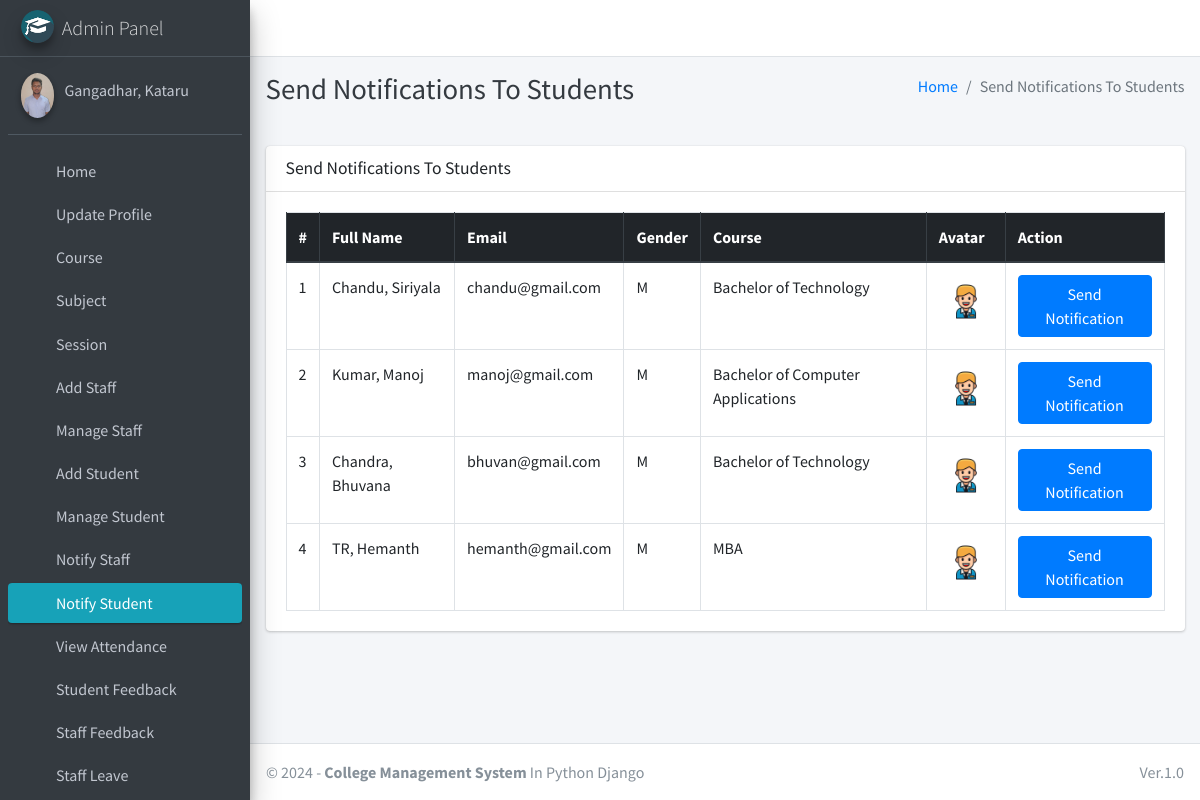
Page /admin_notify_student (signed in) on the committed database.
### main_app/models.py (models this page shows, shortened)
class CustomUser(AbstractUser):
    USER_TYPE = ((1, "HOD"), (2, "Staff"), (3, "Student"))
    GENDER = [("M", "Male"), ("F", "Female")]
    username = None  # Removed username, using email instead
    email = models.EmailField(unique=True)
    user_type = models.CharField(default=1, choices=USER_TYPE, max_length=1)
    gender = models.CharField(max_length=1, choices=GENDER)
    profile_pic = models.ImageField()
    address = models.TextField()
    fcm_token = models.TextField(default="")  # For firebase notifications
    created_at = models.DateTimeField(auto_now_add=True)
    updated_at = models.DateTimeField(auto_now=True)
    USERNAME_FIELD = "email"
    REQUIRED_FIELDS = []
    objects = CustomUserManager()
    def __str__(self):
        return self.last_name + ", " + self.first_name

class Student(models.Model):
    admin = models.OneToOneField(CustomUser, on_delete=models.CASCADE)
    course = models.ForeignKey(Course, on_delete=models.DO_NOTHING, null=True, blank=False)
    session = models.ForeignKey(Session, on_delete=models.DO_NOTHING, null=True)

class Course(models.Model):
    name = models.CharField(max_length=120)
    created_at = models.DateTimeField(auto_now_add=True)
    updated_at = models.DateTimeField(auto_now=True)

### main_app/hod_views.py (the view)
# urls.py: path("admin_notify_student", hod_views.admin_notify_student,
def admin_notify_student(request):
    student = CustomUser.objects.filter(user_type=3)
    context = {
        'page_title': "Send Notifications To Students",
        'students': student
    }
    return render(request, "hod_template/student_notification.html", context)

### main_app/templates/hod_template/student_notification.html (shortened to what this page needs)
{% extends 'main_app/base.html' %}
{% load static %}
{% block page_title %}{{page_title}}{% endblock page_title %}
{% block content %}
<section class="content">
    <div class="container-fluid">
        <div class="row">
            <div class="col-md-12">
                <div class="card">
                    <div class="card-header">
                        <h3 class="card-title">{{page_title}}</h3>
                    </div>
                    <div class="card-body">
                        <table id="example2" class="table table-bordered table-hover">
                            <thead class="thead-dark">
                                <tr>
                                    <th>#</th>
                                    <th>Full Name</th>
                                    <th>Email</th>
                                    <th>Gender</th>
                                    <th>Course</th>
                                    <th>Avatar</th>
                                    <th>Action</th>
                                </tr>
                            </thead>
                            <tbody>
                                {% for student in students %}
                                <tr>
                                    <td>{{ forloop.counter }}</td>
                                    <td>{{student.last_name}}, {{student.first_name}}</td>
                                    <td>{{student.email}}</td>
                                    <td>{{student.gender}}</td>
                                    <td>{{student.student.course.name}}</td>
                                    <td>
                                        {% if student.profile_pic == ""  %}
                                        No Image
                                        {% else %}
                                        <img class="img img-fluid mb-2" height="56" width="56"
                                            src="{{student.profile_pic}}" alt="">
                                        {% endif %}
                                    </td>
                                    <td><button data-toggle = "modal" data-target = "#myModal"class="btn btn-primary show_notification" value="{{student.id}}">Send Notification</button>
                                    </td>
                                </tr>
                                {% endfor %}
                            </tbody>
                        </table>
                    </div>
                </div>
            </div>
        </div>
    </div>
</section>
{% endblock content %}

### main_app/templates/main_app/sidebar_template.html (shortened to what this page needs)
{% load static %}
<aside class="main-sidebar sidebar-dark-info elevation-4">
    {% if request.user.user_type == '1' %}
    <a href="{% url 'admin_home' %}" class="brand-link">
        <img src="{% static 'dist/img/cmsl.png' %} " alt="AdminLTE Logo"
            class="brand-image img-circle elevation-3" >
        <span class="brand-text font-weight-light">Admin Panel</span>
    </a>
    <div class="sidebar">
        <div class="user-panel mt-3 pb-3 mb-3 d-flex">
            <div class="image">
                <img src="{{ request.user.profile_pic}}" class="img-circle elevation-2" alt="User Image">
            </div>
            <div class="info">
                <a href="#" class="d-block">{{user}}</a>
            </div>
        </div>
        <nav class="mt-2">
            <ul class="nav nav-pills nav-sidebar flex-column" data-widget="treeview" role="menu" data-accordion="false">
                <li class="nav-item">
                    {% url 'admin_home' as admin_home %}
                    <a href="{{admin_home}}" class="nav-link {% if admin_home == request.path %} active {% endif %}">
                        <i class="nav-icon fas fa-home"></i>
                        <p>
                            Home
                        </p>
                    </a>
                </li>
                <li class="nav-item">
                    {% url 'admin_view_profile' as admin_view_profile %}
                    <a href="{{admin_view_profile}}"
                        class="nav-link {% if admin_view_profile == request.path %} active {% endif %}">
                        <i class="nav-icon fas fa-address-card"></i>
                        <p>
                            Update Profile
                        </p>
                    </a>
                </li>
                <li class="nav-item has-treeview">
                    <a href="#" class="nav-link">
                        <i class="nav-icon fas fa-bookmark"></i>
                        <p>
                            Course
                            <i class="fas fa-angle-left right"></i>
                        </p>
                    </a>
                </li>
                <li class="nav-item has-treeview">
                    <a href="#" class="nav-link">
                        <i class="nav-icon fas fa-book"></i>
                        <p>
                            Subject
                            <i class="fas fa-angle-left right"></i>
                        </p>
                    </a>
                </li>
                <li class="nav-item has-treeview">
                    <a href="#" class="nav-link">
                        <i class="nav-icon fas fa-clock"></i>
                        <p>
                            Session
                            <i class="fas fa-angle-left right"></i>
                        </p>
                    </a>
                </li>
                <li class="nav-item">
                    {% url 'add_staff' as add_staff %}
                    <a href="{{add_staff}}" class="nav-link {% if add_staff == request.path %} active {% endif %}">
                        <i class="nav-icon fas fa-user-plus"></i>
                        <p>
                            Add Staff
                        </p>
                    </a>
                </li>
                <li class="nav-item">
                    {% url 'manage_staff' as manage_staff %}
                    {% url 'edit_staff' staff_id as edit_staff %}
                    <a href="{{manage_staff}}"
                        class="nav-link {% if manage_staff == request.path or request.path == edit_staff %} active {% endif %}">
                        <i class="nav-icon fas fa-th"></i>
                        <p>
                            Manage Staff
                        </p>
                    </a>
                </li>
                <li class="nav-item">
                    {% url 'add_student' as add_student%}
                    <a href="{{add_student}}" class="nav-link  {% if add_student == request.path %} active {% endif %}">
                        <i class="nav-icon fas fa-user-plus"></i>
                        <p>
                            Add Student
                        </p>
                    </a>
                </li>
                <li class="nav-item">
                    {% url 'manage_student' as manage_student %}
                    {% url 'edit_student' student_id as edit_student %}
                    <a href="{{manage_student}}"
                        class="nav-link  {% if edit_student == request.path or manage_student == request.path %} active {% endif %}">
                        <i class="nav-icon fas fa-th"></i>
                        <p>
                            Manage Student
                        </p>
                    </a>
                </li>
                <li class="nav-item">
                    {% url 'admin_notify_staff' as admin_notify_staff %}
                    <a href="{{admin_notify_staff}}"
                        class="nav-link {% if admin_notify_staff == request.path %} active {% endif %}">
                        <i class="nav-icon fas fa-bullhorn"></i>
                        <p>
                            Notify Staff
                        </p>
                    </a>
                </li>
                <li class="nav-item">
                    {% url 'admin_notify_student' as admin_notify_student %}
                    <a href="{{admin_notify_student}}"
                        class="nav-link {% if admin_notify_student == request.path %} active {% endif %}">
                        <i class="nav-icon fas fa-bullhorn"></i>
                        <p>
                            Notify Student
                        </p>
                    </a>
                </li>
                <li class="nav-item">
                    {% url 'admin_view_attendance' as admin_view_attendance %}
                <li class="nav-item">
                    <a href="{{admin_view_attendance}}"
                        class="nav-link  {% if admin_view_attendance == request.path %} active {% endif %}">
                        <i class="nav-icon fas fa-calendar-alt"></i>
                        <p>
                            View Attendance
                        </p>
                    </a>
                </li>
                <li class="nav-item">
                    {% url 'student_feedback_message' as student_feedback_message %}
                    <a href="{{ student_feedback_message }}"
                        class="nav-link  {% if student_feedback_message == request.path %} active {% endif %}">
                        <i class="nav-icon fas fa-comment-alt"></i>
                        <p>
                            Student Feedback
                        </p>
                    </a>
                </li>
                <li class="nav-item">
                    {% url 'staff_feedback_message' as staff_feedback_message %}
                    <a href="{{staff_feedback_message}}"
                        class="nav-link   {% if staff_feedback_message == request.path %} active {% endif %}">
                        <i class="nav-icon fas fa-comment"></i>
                        <p>
                            Staff Feedback
                        </p>
                    </a>
                </li>
                <li class="nav-item">
                    {% url 'view_staff_leave' as view_staff_leave %}
                    <a href="{{view_staff_leave}}"
                        class="nav-link  {% if view_staff_leave == request.path %} active {% endif %}">
                        <i class="nav-icon fas fa-check-double"></i>
                        <p>
                            Staff Leave
                        </p>
                    </a>
                </li>
                                        {% endif %}
                                    </ul>
                                </nav>
                            </div>
</aside>

### rows in the picture
CustomUser: user.profile_pic (picture), last_name+first_name "Gangadhar, Kataru"
CustomUser: last_name "Chandu", first_name "Siriyala", email "chandu@gmail.com", gender "M", student.course.name "Bachelor of Technology", profile_pic (picture)
CustomUser: last_name "Kumar", first_name "Manoj", email "manoj@gmail.com", gender "M", student.course.name "Bachelor of Computer Applications", profile_pic (picture)
CustomUser: last_name "Chandra", first_name "Bhuvana", email "bhuvan@gmail.com", gender "M", student.course.name "Bachelor of Technology", profile_pic (picture)
CustomUser: last_name "TR", first_name "Hemanth", email "hemanth@gmail.com", gender "M", student.course.name "MBA", profile_pic (picture)

### other values in the picture
{{ page_title }} "Send Notifications To Students"
